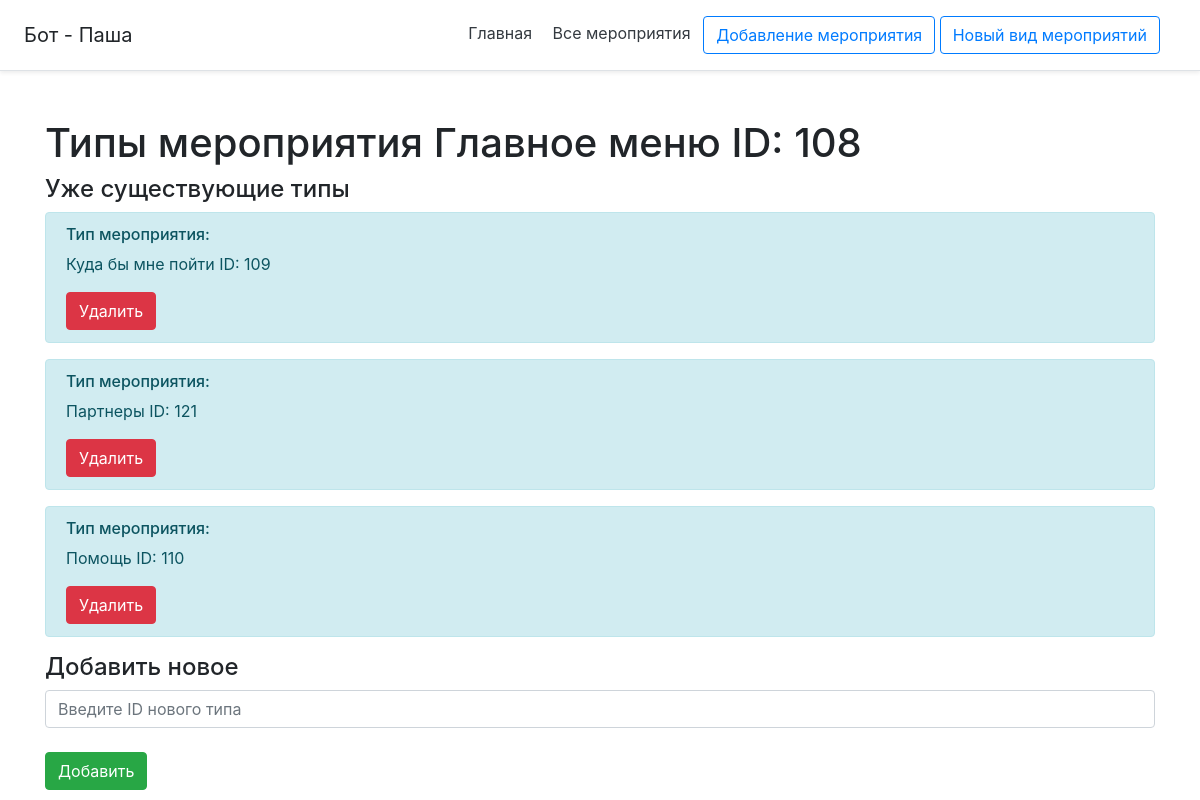
Screenshot of /event/108/inher with the database file from the repository.
### db_utils/database.py (models this page shows, shortened)
class Menu(db.Model):
    __tablename__ = "menu"
    id = db.Column(db.Integer, primary_key=True)
    name = db.Column(db.String(120), default='default_name')
    text = db.Column(db.String(10000), default='default_text')
    added = db.Column(db.DateTime, default=datetime.datetime.utcnow())
    active = db.Column(db.Boolean, nullable=False, default=True)
    author_id = db.Column(db.Integer, nullable=False, default=0)
    tags = db.Column(db.String(5000), default='нет тегов')
    inheritances = db.relationship('Inheritances',
                                   primaryjoin="or_(Menu.id==Inheritances.menu_id_descendant, Menu.id==Inheritances.menu_id_ancestor)",
                                   lazy='dynamic')
    attachment = db.relationship('Attachment',
                                 primaryjoin="Menu.id==Attachment.menu_id",
                                 lazy='dynamic')

### flask_app.py (the view, shortened to what this page needs)
@app.route('/event/<int:id>/inher', methods=['POST', 'GET'])
def event_inher(id):
    event = Menu.query.get(id)
    events_inherinase = select_inheritances({'menu_id': event.id})
    inher_event = [[menus([el], [event])[0], el] for el in events_inherinase]
    return render_template('event_inher.html', event=event, inher_event=inher_event)

### bot_api/vk_bot_response.py (called while the page is built)
def menus(inher, response=None):
    menu_id_ancestor = inher
    menu_ids_descendant = [inheritances.menu_id_descendant for inheritances in menu_id_ancestor]
    menu_ids_descendant.extend([inheritances.menu_id_ancestor for inheritances in menu_id_ancestor])
    menu_ids = [el for el, _ in groupby(menu_ids_descendant)]
    if response:
        while response[0].id in menu_ids:
            menu_ids.remove(response[0].id)
    return select_menu({'menu_ids': list(menu_ids)})

### db_utils/select_db.py (called while the page is built)
def select_inheritances(args):
    inhers = Inheritances.query
    if 'menu_id' in args:
        inhers = Inheritances.query.filter(
            or_(
                Inheritances.menu_id_ancestor == args['menu_id'],
                and_(
                    Inheritances.menu_id_descendant == args['menu_id'],
                    Inheritances.reversible == 1
                )
            )
        )
    inhers = inhers.filter_by(active=True).all()
    if not inhers:
        return {}
    return inhers

def select_menu(args):
    menu = Menu.query.all()
    try:
        if 'menu_names' in args:
            menu = Menu.query.filter(Menu.name == args['menu_names']).all()
        if 'menu_ids' in args:
            menu = []
            for i in args['menu_ids']:
                menu.extend(Menu.query.filter(Menu.id == i).all())
    except Exception as e:
        print('Something WRONG - {}'.format(e))
    if 'filled_text' in args:
        if args['filled_text'] == 'true':
            text_replace(menu)
    return menu

### main/templates/event_inher.html (shortened to what this page needs)
{% extends 'base.html' %}
{% block body %}
<div class="container mt-5">
    <h1>Типы мероприятия {{ event.name }} ID: {{ event.id }}</h1>
    <h4>Уже существующие типы</h4>
    {% for el in inher_event %}
        <div class="alert alert-info">
            <h6>Тип мероприятия:</h6>
            <p>{{ el[0].name }} ID: {{ el[0].id }}<br></p>
            <form method="post">
                <input type="submit" class="btn btn-danger" value="Удалить">
            </form>
        </div>
    {% endfor %}
    <h4>Добавить новое</h4>
    <form method="post">
        <input type="text" name="name" id="id_inher" class="form-control" placeholder="Введите ID нового типа"><br>
        <input type="submit" class="btn btn-success" value="Добавить">
    </form>
</div>
{% endblock %}

### rows the page displays
Menu: name "Главное меню", id "108"
Menu: name "Куда бы мне пойти", id "109"
Menu: name "Партнеры", id "121"
Menu: name "Помощь", id "110"
